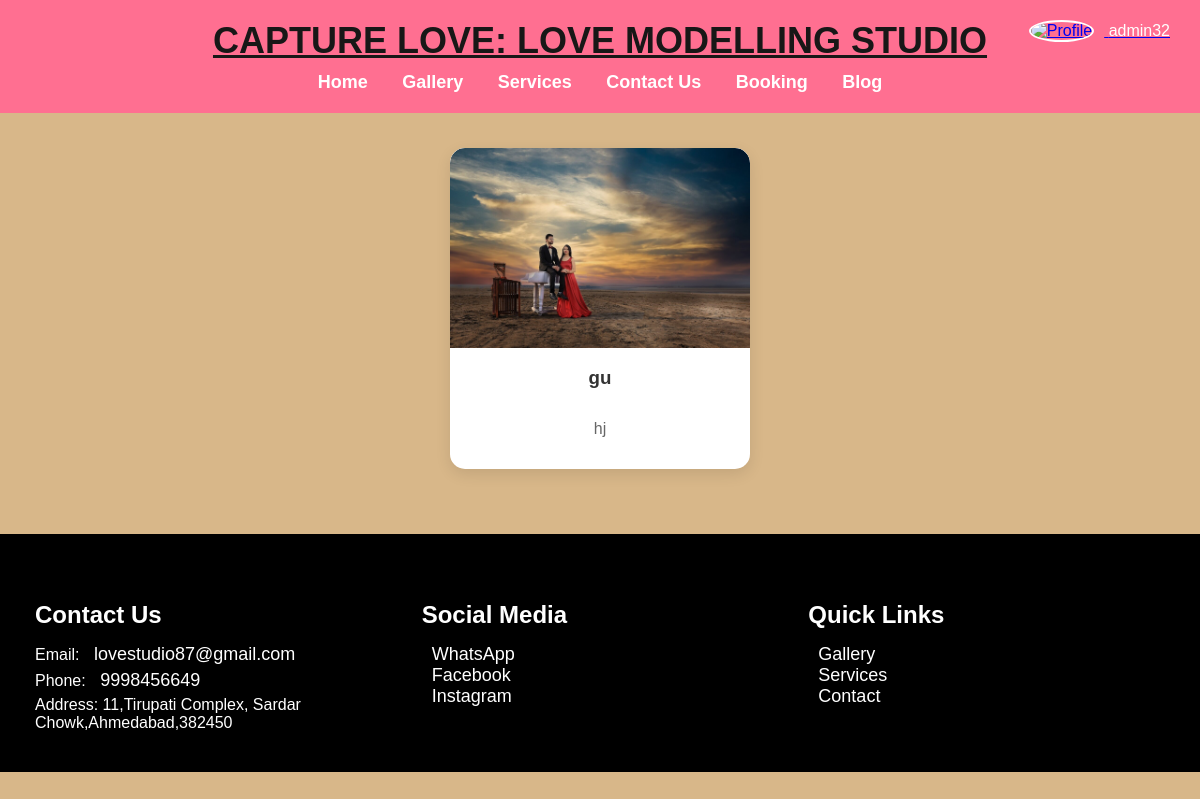
Before: /services/ (signed in) with the older database file.
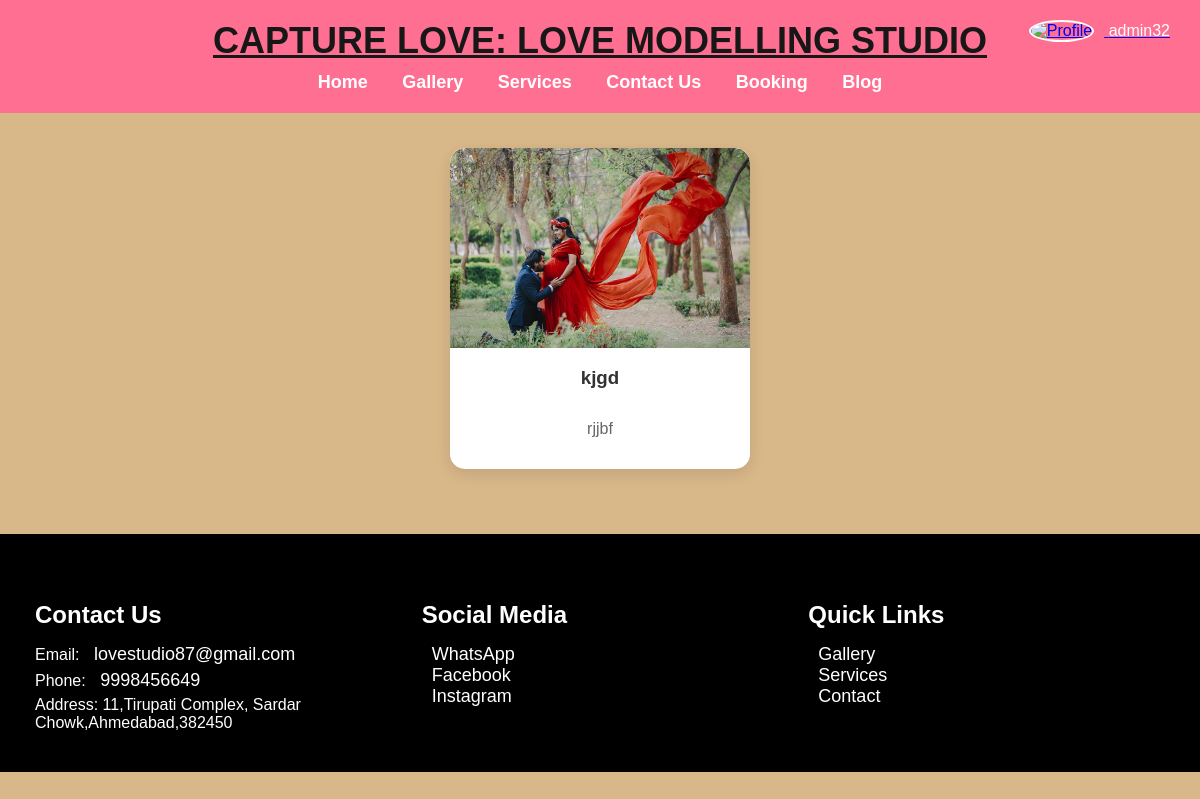
After: the same page with the newer database file.
### home/models.py (models this page shows, shortened)
class Service(models.Model):
    name = models.CharField(max_length=100)
    description = models.TextField()
    image = models.ImageField(upload_to='services/', null=True, blank=True)
    is_active = models.BooleanField(default=True)
    category = models.CharField(max_length=100, default='General')
    created_at = models.DateTimeField(default=timezone.now)
    updated_at = models.DateTimeField(auto_now=True)
    class Meta:
        verbose_name = 'Service'
        verbose_name_plural = 'Services'
        ordering = ['name']

### home/views.py (the view)
# urls.py: path('services/', views.services, name='services'),
def services(request):
    active_services = Service.objects.filter(is_active=True).order_by('name')
    return render(request, "services.html", {'services': active_services})

### home/templates/services.html (shortened to what this page needs)
{% extends 'base.html' %}
{% block content %}
<!DOCTYPE html>
<html lang="en">
<head>
</head>
<body>
<section class="services-container">
    {% if services %}
        {% for service in services %}
            {% if service.is_active %}
                <div class="service">
                    {% if service.image %}
                        <img src="{{ service.image.url }}" alt="{{ service.name }}">
                    {% else %}
                        <img src="https://via.placeholder.com/300x200" alt="{{ service.name }}">
                    {% endif %}
                    <h3>{{ service.name }}</h3>
                    <p>{{ service.description }}</p>
                </div>
            {% endif %}
        {% endfor %}
    {% else %}
        <div class="no-services">
            <p>No services available at the moment. Please check back later.</p>
        </div>
    {% endif %}
</section>
</body>
</html>
{% endblock %}

Changed rows visible on the page:
removed Service: image (picture), name "gu", description "hj"
added Service: image (picture), name "kjgd", description "rjjbf"
